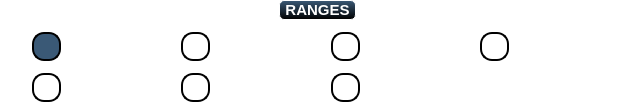
    <widget class="QGroupBox" name="Inductorranges">
     <property name="geometry">
      <rect>
       <x>30</x>
       <y>110</y>
       <width>630</width>
       <height>112</height>
      </rect>
     </property>
     <property name="styleSheet">
      <string notr="true">QGroupBox {
     background-color: rgba(0,0,0,0);
     border: 1px solid white;
     border-radius: 5px;
     margin-top: 1ex; /* leave space at the top for the title */
	 font:bold 15px;	
 }

 QGroupBox::title {
	border:1px solid white;
	border-radius:5px;
     subcontrol-origin: margin;
     subcontrol-position: top center; /* position at the top center */
     padding: 0 3px;
    color:white;
     background-color: qlineargradient(x1: 0, y1: 0, x2: 0, y2: 1,stop: 0 #3a5976, stop: 1 #000000);
 }</string>
     </property>
     <property name="title">
      <string>RANGES</string>
     </property>
     <widget class="QWidget" name="gridLayoutWidget_2">
      <property name="geometry">
       <rect>
        <x>32</x>
        <y>26</y>
        <width>591</width>
        <height>82</height>
       </rect>
      </property>
      <layout class="QGridLayout" name="gridLayout_2">
       <item row="0" column="0">
        <widget class="QRadioButton" name="L30uH">
         <property name="palette">
          <palette>
           <active>
            <colorrole role="WindowText">
             <brush brushstyle="SolidPattern">
              <color alpha="255">
               <red>255</red>
               <green>255</green>
               <blue>255</blue>
              </color>
             </brush>
            </colorrole>
           </active>
           <inactive>
            <colorrole role="WindowText">
             <brush brushstyle="SolidPattern">
              <color alpha="255">
               <red>255</red>
               <green>255</green>
               <blue>255</blue>
              </color>
             </brush>
            </colorrole>
           </inactive>
           <disabled>
            <colorrole role="WindowText">
             <brush brushstyle="SolidPattern">
              <color alpha="255">
               <red>116</red>
               <green>116</green>
               <blue>116</blue>
              </color>
             </brush>
            </colorrole>
           </disabled>
          </palette>
         </property>
         <property name="font">
          <font>
           <pointsize>-1</pointsize>
           <weight>75</weight>
           <italic>false</italic>
           <bold>true</bold>
          </font>
         </property>
         <property name="focusPolicy">
          <enum>Qt::NoFocus</enum>
         </property>
         <property name="styleSheet">
          <string notr="true">QRadioButton{
font:bold 25px;
}
 QRadioButton::indicator {
     width: 25px;
     height:25px;
   border: 2px solid black;
	 border-radius:12px;

 }
 QRadioButton::indicator::unchecked {
		background-color:white;
     }

     QRadioButton::indicator:unchecked:hover {
		background-color:white;
     }

     QRadioButton::indicator:unchecked:pressed {
		background-color:white;
     }

     QRadioButton::indicator::checked {
		background-color:#3a5976;
     }

     QRadioButton::indicator:checked:hover {
		background-color:#3a5976;
     }

     QRadioButton::indicator:checked:pressed {
		background-color:#3a5976;
     }</string>
         </property>
         <property name="text">
          <string>30uH</string>
         </property>
         <property name="checked">
          <bool>true</bool>
         </property>
        </widget>
       </item>
       <item row="0" column="1">
        <widget class="QRadioButton" name="L300uH">
         <property name="palette">
          <palette>
           <active>
            <colorrole role="WindowText">
             <brush brushstyle="SolidPattern">
              <color alpha="255">
               <red>255</red>
               <green>255</green>
               <blue>255</blue>
              </color>
             </brush>
            </colorrole>
           </active>
           <inactive>
            <colorrole role="WindowText">
             <brush brushstyle="SolidPattern">
              <color alpha="255">
               <red>255</red>
               <green>255</green>
               <blue>255</blue>
              </color>
             </brush>
            </colorrole>
           </inactive>
           <disabled>
            <colorrole role="WindowText">
             <brush brushstyle="SolidPattern">
              <color alpha="255">
               <red>116</red>
               <green>116</green>
               <blue>116</blue>
              </color>
             </brush>
            </colorrole>
           </disabled>
          </palette>
         </property>
         <property name="font">
          <font>
           <pointsize>-1</pointsize>
           <weight>75</weight>
           <italic>false</italic>
           <bold>true</bold>
          </font>
         </property>
         <property name="focusPolicy">
          <enum>Qt::NoFocus</enum>
         </property>
         <property name="styleSheet">
          <string notr="true">QRadioButton{
font:bold 25px;
}
 QRadioButton::indicator {
     width: 25px;
     height:25px;
   border: 2px solid black;
	 border-radius:12px;

 }
 QRadioButton::indicator::unchecked {
		background-color:white;
     }

     QRadioButton::indicator:unchecked:hover {
		background-color:white;
     }

     QRadioButton::indicator:unchecked:pressed {
		background-color:white;
     }

     QRadioButton::indicator::checked {
		background-color:#3a5976;
     }

     QRadioButton::indicator:checked:hover {
		background-color:#3a5976;
     }

     QRadioButton::indicator:checked:pressed {
		background-color:#3a5976;
     }</string>
         </property>
         <property name="text">
          <string>300uH</string>
         </property>
        </widget>
       </item>
       <item row="1" column="0">
        <widget class="QRadioButton" name="L300mH">
         <property name="palette">
          <palette>
           <active>
            <colorrole role="WindowText">
             <brush brushstyle="SolidPattern">
              <color alpha="255">
               <red>255</red>
               <green>255</green>
               <blue>255</blue>
              </color>
             </brush>
            </colorrole>
           </active>
           <inactive>
            <colorrole role="WindowText">
             <brush brushstyle="SolidPattern">
              <color alpha="255">
               <red>255</red>
               <green>255</green>
               <blue>255</blue>
              </color>
             </brush>
            </colorrole>
           </inactive>
           <disabled>
            <colorrole role="WindowText">
             <brush brushstyle="SolidPattern">
              <color alpha="255">
               <red>116</red>
               <green>116</green>
               <blue>116</blue>
              </color>
             </brush>
            </colorrole>
           </disabled>
          </palette>
         </property>
         <property name="font">
          <font>
           <pointsize>-1</pointsize>
           <weight>75</weight>
           <italic>false</italic>
           <bold>true</bold>
          </font>
         </property>
         <property name="focusPolicy">
          <enum>Qt::NoFocus</enum>
         </property>
         <property name="styleSheet">
          <string notr="true">QRadioButton{
font:bold 25px;
}
 QRadioButton::indicator {
     width: 25px;
     height:25px;
   border: 2px solid black;
	 border-radius:12px;

 }
 QRadioButton::indicator::unchecked {
		background-color:white;
     }

     QRadioButton::indicator:unchecked:hover {
		background-color:white;
     }

     QRadioButton::indicator:unchecked:pressed {
		background-color:white;
     }

     QRadioButton::indicator::checked {
		background-color:#3a5976;
     }

     QRadioButton::indicator:checked:hover {
		background-color:#3a5976;
     }

     QRadioButton::indicator:checked:pressed {
		background-color:#3a5976;
     }</string>
         </property>
         <property name="text">
          <string>300mH</string>
         </property>
        </widget>
       </item>
       <item row="1" column="1">
        <widget class="QRadioButton" name="L3H">
         <property name="palette">
          <palette>
           <active>
            <colorrole role="WindowText">
             <brush brushstyle="SolidPattern">
              <color alpha="255">
               <red>255</red>
               <green>255</green>
               <blue>255</blue>
              </color>
             </brush>
            </colorrole>
           </active>
           <inactive>
            <colorrole role="WindowText">
             <brush brushstyle="SolidPattern">
              <color alpha="255">
               <red>255</red>
               <green>255</green>
               <blue>255</blue>
              </color>
             </brush>
            </colorrole>
           </inactive>
           <disabled>
            <colorrole role="WindowText">
             <brush brushstyle="SolidPattern">
              <color alpha="255">
               <red>116</red>
               <green>116</green>
               <blue>116</blue>
              </color>
             </brush>
            </colorrole>
           </disabled>
          </palette>
         </property>
         <property name="font">
          <font>
           <pointsize>-1</pointsize>
           <weight>75</weight>
           <italic>false</italic>
           <bold>true</bold>
          </font>
         </property>
         <property name="focusPolicy">
          <enum>Qt::NoFocus</enum>
         </property>
         <property name="styleSheet">
          <string notr="true">QRadioButton{
font:bold 25px;
}
 QRadioButton::indicator {
     width: 25px;
     height:25px;
   border: 2px solid black;
	 border-radius:12px;

 }
 QRadioButton::indicator::unchecked {
		background-color:white;
     }

     QRadioButton::indicator:unchecked:hover {
		background-color:white;
     }

     QRadioButton::indicator:unchecked:pressed {
		background-color:white;
     }

     QRadioButton::indicator::checked {
		background-color:#3a5976;
     }

     QRadioButton::indicator:checked:hover {
		background-color:#3a5976;
     }

     QRadioButton::indicator:checked:pressed {
		background-color:#3a5976;
     }</string>
         </property>
         <property name="text">
          <string>3H</string>
         </property>
        </widget>
       </item>
       <item row="0" column="2">
        <widget class="QRadioButton" name="L3mH">
         <property name="palette">
          <palette>
           <active>
            <colorrole role="WindowText">
             <brush brushstyle="SolidPattern">
              <color alpha="255">
               <red>255</red>
               <green>255</green>
               <blue>255</blue>
              </color>
             </brush>
            </colorrole>
           </active>
           <inactive>
            <colorrole role="WindowText">
             <brush brushstyle="SolidPattern">
              <color alpha="255">
               <red>255</red>
               <green>255</green>
               <blue>255</blue>
              </color>
             </brush>
            </colorrole>
           </inactive>
           <disabled>
            <colorrole role="WindowText">
             <brush brushstyle="SolidPattern">
              <color alpha="255">
               <red>116</red>
               <green>116</green>
               <blue>116</blue>
              </color>
             </brush>
            </colorrole>
           </disabled>
          </palette>
         </property>
         <property name="font">
          <font>
           <pointsize>-1</pointsize>
           <weight>75</weight>
           <italic>false</italic>
           <bold>true</bold>
          </font>
         </property>
         <property name="focusPolicy">
          <enum>Qt::NoFocus</enum>
         </property>
         <property name="styleSheet">
          <string notr="true">QRadioButton{
font:bold 25px;
}
 QRadioButton::indicator {
     width: 25px;
     height:25px;
   border: 2px solid black;
	 border-radius:12px;

 }
 QRadioButton::indicator::unchecked {
		background-color:white;
     }

     QRadioButton::indicator:unchecked:hover {
		background-color:white;
     }

     QRadioButton::indicator:unchecked:pressed {
		background-color:white;
     }

     QRadioButton::indicator::checked {
		background-color:#3a5976;
     }

     QRadioButton::indicator:checked:hover {
		background-color:#3a5976;
     }

     QRadioButton::indicator:checked:pressed {
		background-color:#3a5976;
     }</string>
         </property>
         <property name="text">
          <string>3mH</string>
         </property>
        </widget>
       </item>
       <item row="0" column="3">
        <widget class="QRadioButton" name="L30mH">
         <property name="palette">
          <palette>
           <active>
            <colorrole role="WindowText">
             <brush brushstyle="SolidPattern">
              <color alpha="255">
               <red>255</red>
               <green>255</green>
               <blue>255</blue>
              </color>
             </brush>
            </colorrole>
           </active>
           <inactive>
            <colorrole role="WindowText">
             <brush brushstyle="SolidPattern">
              <color alpha="255">
               <red>255</red>
               <green>255</green>
               <blue>255</blue>
              </color>
             </brush>
            </colorrole>
           </inactive>
           <disabled>
            <colorrole role="WindowText">
             <brush brushstyle="SolidPattern">
              <color alpha="255">
               <red>116</red>
               <green>116</green>
               <blue>116</blue>
              </color>
             </brush>
            </colorrole>
           </disabled>
          </palette>
         </property>
         <property name="font">
          <font>
           <pointsize>-1</pointsize>
           <weight>75</weight>
           <italic>false</italic>
           <bold>true</bold>
          </font>
         </property>
         <property name="focusPolicy">
          <enum>Qt::NoFocus</enum>
         </property>
         <property name="styleSheet">
          <string notr="true">QRadioButton{
font:bold 25px;
}
 QRadioButton::indicator {
     width: 25px;
     height:25px;
   border: 2px solid black;
	 border-radius:12px;

 }
 QRadioButton::indicator::unchecked {
		background-color:white;
     }

     QRadioButton::indicator:unchecked:hover {
		background-color:white;
     }

     QRadioButton::indicator:unchecked:pressed {
		background-color:white;
     }

     QRadioButton::indicator::checked {
		background-color:#3a5976;
     }

     QRadioButton::indicator:checked:hover {
		background-color:#3a5976;
     }

     QRadioButton::indicator:checked:pressed {
		background-color:#3a5976;
     }</string>
         </property>
         <property name="text">
          <string>30mH</string>
         </property>
        </widget>
       </item>
       <item row="1" column="2">
        <widget class="QRadioButton" name="L30H">
         <property name="palette">
          <palette>
           <active>
            <colorrole role="WindowText">
             <brush brushstyle="SolidPattern">
              <color alpha="255">
               <red>255</red>
               <green>255</green>
               <blue>255</blue>
              </color>
             </brush>
            </colorrole>
           </active>
           <inactive>
            <colorrole role="WindowText">
             <brush brushstyle="SolidPattern">
              <color alpha="255">
               <red>255</red>
               <green>255</green>
               <blue>255</blue>
              </color>
             </brush>
            </colorrole>
           </inactive>
           <disabled>
            <colorrole role="WindowText">
             <brush brushstyle="SolidPattern">
              <color alpha="255">
               <red>116</red>
               <green>116</green>
               <blue>116</blue>
              </color>
             </brush>
            </colorrole>
           </disabled>
          </palette>
         </property>
         <property name="font">
          <font>
           <pointsize>-1</pointsize>
           <weight>75</weight>
           <italic>false</italic>
           <bold>true</bold>
          </font>
         </property>
         <property name="focusPolicy">
          <enum>Qt::NoFocus</enum>
         </property>
         <property name="styleSheet">
          <string notr="true">QRadioButton{
font:bold 25px;
}
 QRadioButton::indicator {
     width: 25px;
     height:25px;
   border: 2px solid black;
	 border-radius:12px;

 }
 QRadioButton::indicator::unchecked {
		background-color:white;
     }

     QRadioButton::indicator:unchecked:hover {
		background-color:white;
     }

     QRadioButton::indicator:unchecked:pressed {
		background-color:white;
     }

     QRadioButton::indicator::checked {
		background-color:#3a5976;
     }

     QRadioButton::indicator:checked:hover {
		background-color:#3a5976;
     }

     QRadioButton::indicator:checked:pressed {
		background-color:#3a5976;
     }</string>
         </property>
         <property name="text">
          <string>30H</string>
         </property>
        </widget>
       </item>
      </layout>
     </widget>
    </widget>
